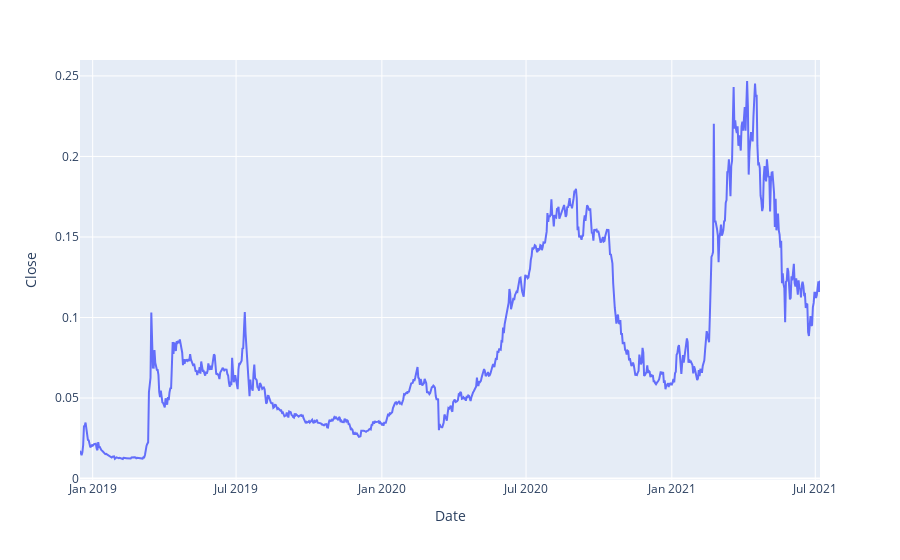

The notebook cell saved with this chart:
### Code cell
fig = px.line(data, x='Date', y="Close")
fig.show();

### Figure 1 — Plotly figure (JSON) as saved in the notebook; plotly's stock layout.template omitted (floating-point values rounded to 4 significant figures; data arrays with more than 128 entries replaced by an {"elided": "..."} marker saying what was removed)
{"data": [{"hovertemplate": "Date=%{x}<br>Close=%{y}<extra></extra>", "legendgroup": "", "line": {"color": "#636efa", "dash": "solid"}, "marker": {"symbol": "circle"}, "mode": "lines", "name": "", "orientation": "v", "showlegend": false, "x": {"elided": "935 str values"}, "xaxis": "x", "y": {"elided": "935 float values"}, "yaxis": "y", "type": "scatter"}], "layout": {"xaxis": {"anchor": "y", "domain": [0, 1], "title": {"text": "Date"}}, "yaxis": {"anchor": "x", "domain": [0, 1], "title": {"text": "Close"}}, "legend": {"tracegroupgap": 0}, "margin": {"t": 60}}}
